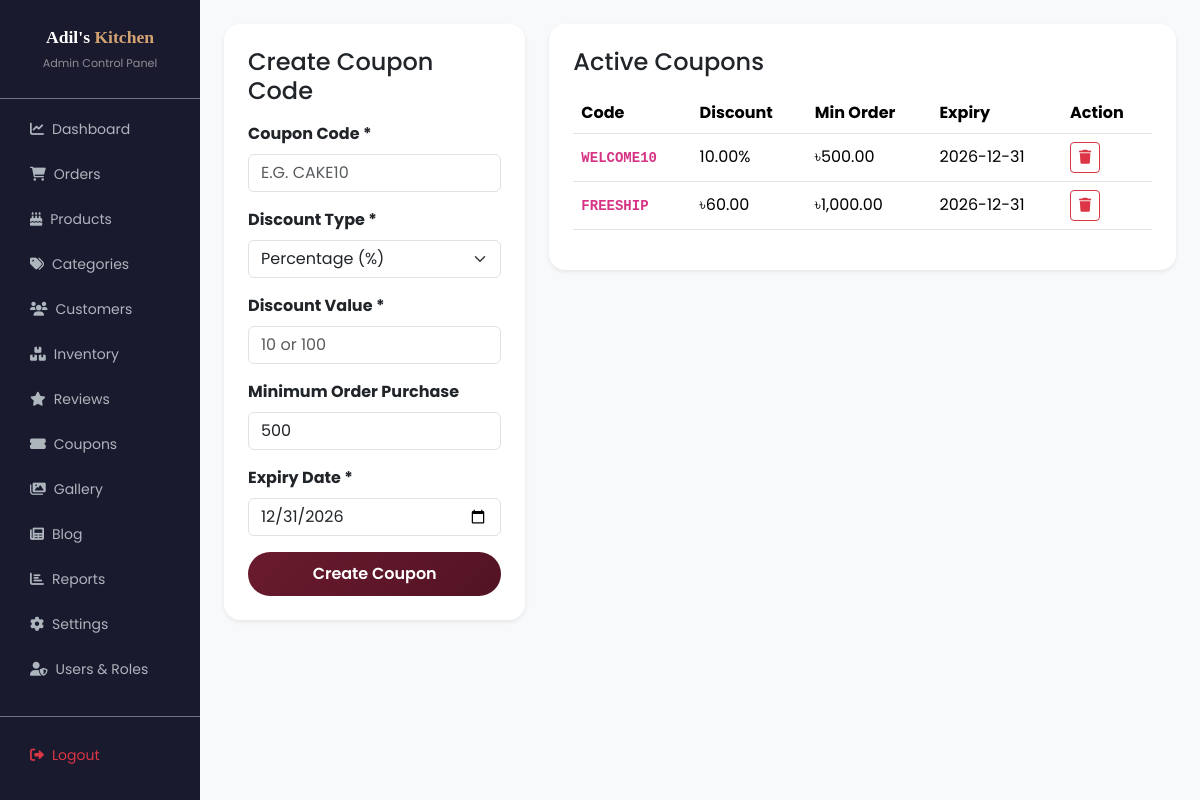
The page /admin/coupons (signed in) on the database its author committed.
### tables this page shows
CREATE TABLE `coupons` (
    `id` BIGINT UNSIGNED NOT NULL AUTO_INCREMENT,
    `code` VARCHAR(50) NOT NULL UNIQUE,
    `type` ENUM('percentage', 'fixed') NOT NULL DEFAULT 'percentage',
    `value` DECIMAL(10,2) NOT NULL,
    `min_purchase` DECIMAL(10,2) DEFAULT 0.00,
    `expiry_date` DATE NOT NULL,
    `usage_limit` INT DEFAULT 100,
    `used_count` INT DEFAULT 0,
    `created_by` BIGINT UNSIGNED DEFAULT NULL,
    `updated_by` BIGINT UNSIGNED DEFAULT NULL,
    `created_at` TIMESTAMP DEFAULT CURRENT_TIMESTAMP,
    `updated_at` TIMESTAMP DEFAULT CURRENT_TIMESTAMP ON UPDATE CURRENT_TIMESTAMP,
    `deleted_at` TIMESTAMP NULL DEFAULT NULL,
    `is_active` TINYINT(1) DEFAULT 1,
    PRIMARY KEY (`id`)
);

### app/views/admin/coupons/index.php (the view, shortened to what the rows shown need)
<div class="row g-4">
    <div class="col-md-4">
        <div class="card border-0 shadow-sm rounded-4 p-4 bg-white">
            <h4 class="brand-font mb-3">Create Coupon Code</h4>
            <form action="/admin/coupons" method="POST">
                <div class="mb-3">
                    <label class="form-label fw-bold">Coupon Code *</label>
                    <input type="text" name="code" class="form-control text-uppercase" placeholder="E.G. CAKE10" required>
                </div>
                <div class="mb-3">
                    <label class="form-label fw-bold">Discount Type *</label>
                    <select name="type" class="form-select">
                        <option value="percentage">Percentage (%)</option>
                    </select>
                </div>
                <div class="mb-3">
                    <label class="form-label fw-bold">Discount Value *</label>
                    <input type="number" step="0.01" name="value" class="form-control" placeholder="10 or 100" required>
                </div>
                <div class="mb-3">
                    <label class="form-label fw-bold">Minimum Order Purchase</label>
                    <input type="number" step="0.01" name="min_purchase" class="form-control" value="500">
                </div>
                <div class="mb-3">
                    <label class="form-label fw-bold">Expiry Date *</label>
                    <input type="date" name="expiry_date" class="form-control" value="<?= date('Y-12-31') ?>" required>
                </div>
                <button type="submit" class="btn btn-primary-custom w-100">Create Coupon</button>
            </form>
        </div>
    </div>
    <div class="col-md-8">
        <div class="card border-0 shadow-sm rounded-4 p-4 bg-white">
            <h4 class="brand-font mb-3">Active Coupons</h4>
            <table class="table align-middle">
                <thead>
                    <tr>
                        <th>Code</th>
                        <th>Discount</th>
                        <th>Min Order</th>
                        <th>Expiry</th>
                        <th>Action</th>
                    </tr>
                </thead>
                <tbody>
                    <?php foreach ($coupons as $cp): ?>
                        <tr>
                            <td class="fw-bold text-danger"><code><?= htmlspecialchars($cp['code']) ?></code></td>
                            <td><?= $cp['type'] === 'percentage' ? $cp['value'] . '%' : '৳' . $cp['value'] ?></td>
                            <td>৳<?= number_format($cp['min_purchase'], 2) ?></td>
                            <td><?= $cp['expiry_date'] ?></td>
                            <td>
                                <form action="/admin/coupons/<?= $cp['id'] ?>/delete" method="POST" class="d-inline">
                                    <button type="submit" class="btn btn-sm btn-outline-danger"><i class="fas fa-trash"></i></button>
                                </form>
                            </td>
                        </tr>
                    <?php endforeach; ?>
                </tbody>
            </table>
        </div>
    </div>
</div>

### app/core/Router.php (shortened to what the rows shown need)
<?php
class Router {
    private $routes = [];
    public function add(string $method, string $pattern, array $handler): void {
        $this->routes[strtoupper($method) . ' ' . $pattern] = $handler;
    }
    public function dispatch(string $requestUri, string $requestMethod): void {
        foreach ($this->routes as $route => $handler) {
            list($method, $pattern) = explode(' ', $route, 2);
            if ($requestMethod !== $method) {
                continue;
            }
            $regex = str_replace(
                ['[:slug]', '[:id]'],
                ['([a-z0-9_-]+)', '([0-9]+)'],
                $pattern
            );
            $regex = '#^' . $regex . '$#i';
            if (!preg_match($regex, $requestUri, $matches)) {
                continue;
            }
            array_shift($matches);
            list($controllerName, $action) = $handler;
            $controller    = new $instanceClass();
            call_user_func_array([$controller, $action], $matches);
            return;
        }
    }
}

### rows shown on the page
coupons: code "WELCOME10", value "10.00", min_purchase "500.00", expiry_date "2026-12-31"
coupons: code "FREESHIP", value "60.00", min_purchase "1,000.00", expiry_date "2026-12-31"
